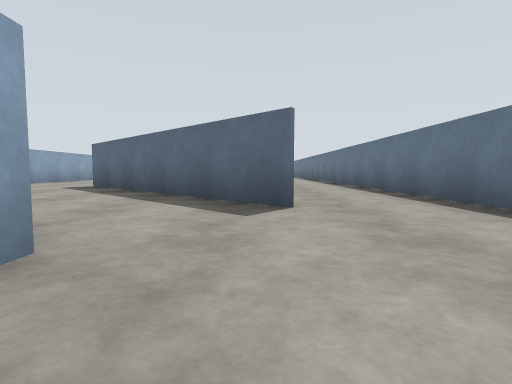
[1] (above)

24 first-person views from a walk through a robot-simulator world made for Gazebo. The camera is 0.94 m above the floor, tilts 4° down and sees 80° across. The floor is counted in squares, 2.5 m on a side. Each view is taken from the middle of a square. On the plan, view 1 faces up. The plan holds only what a view shows up to about 9 squares ahead; the rest is blank.

[2]
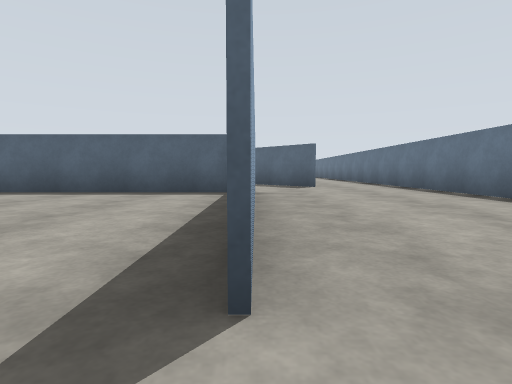

[3]
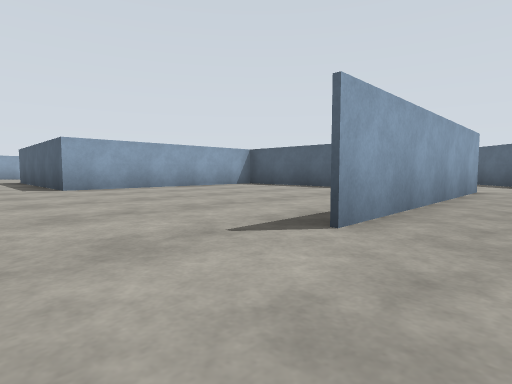

[4]
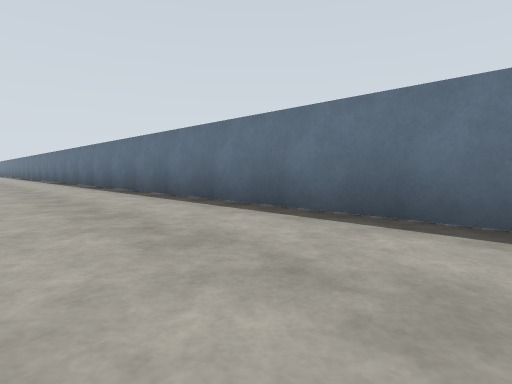

[5]
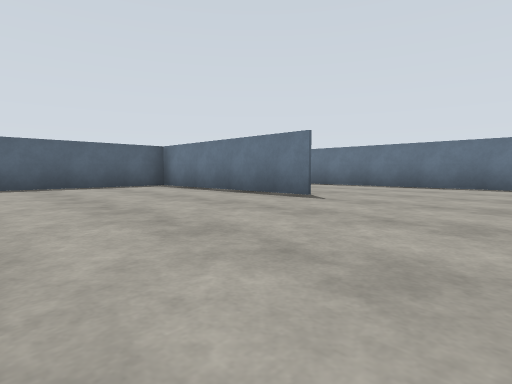

[6]
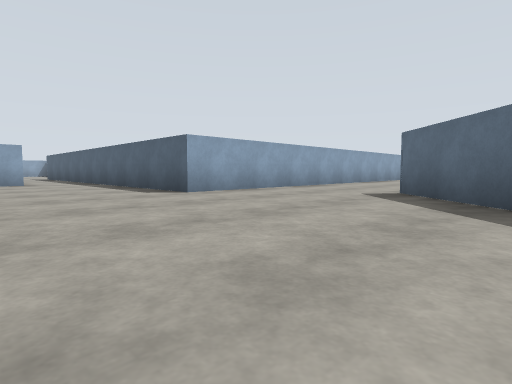

[7]
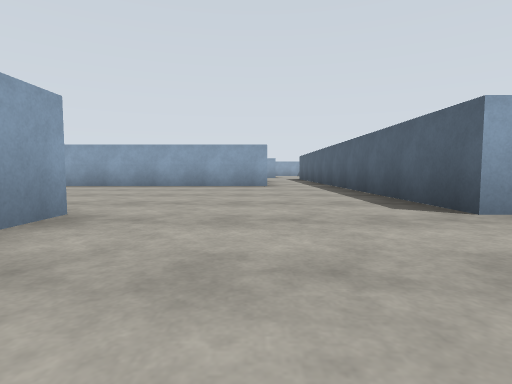

[8]
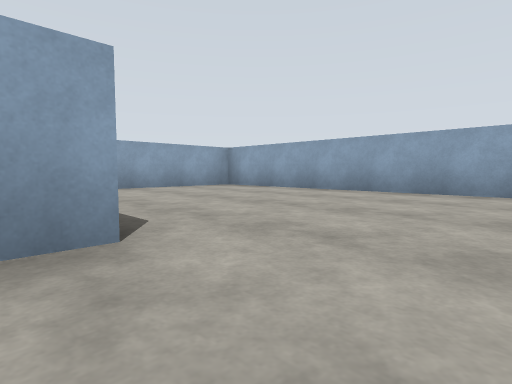

[9]
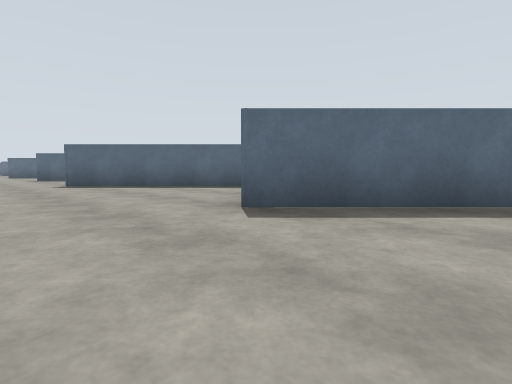

[10]
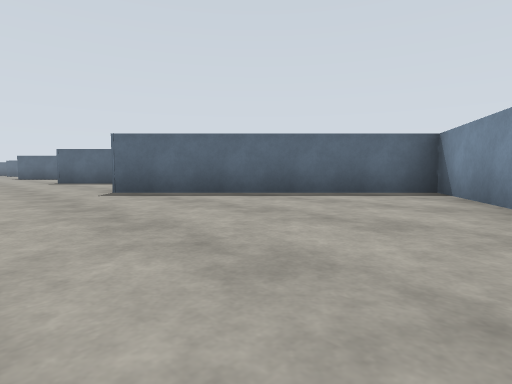

[11]
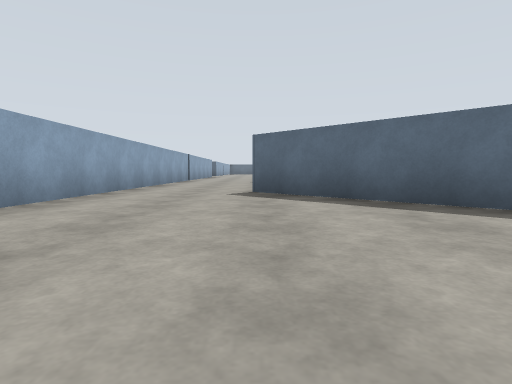

[12]
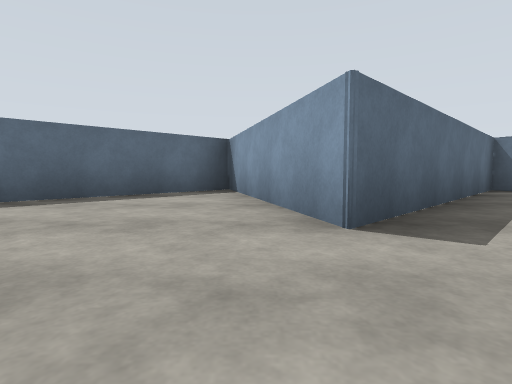

[13]
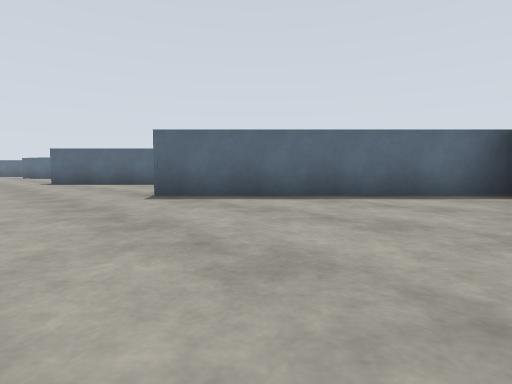

[14]
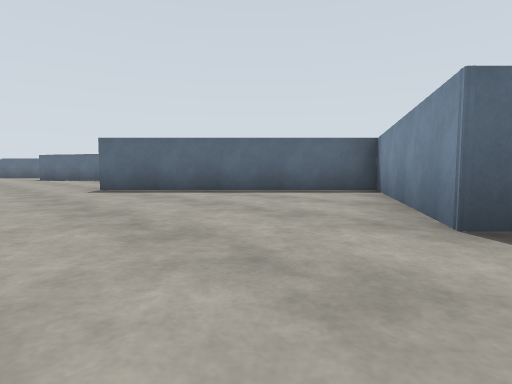

[15]
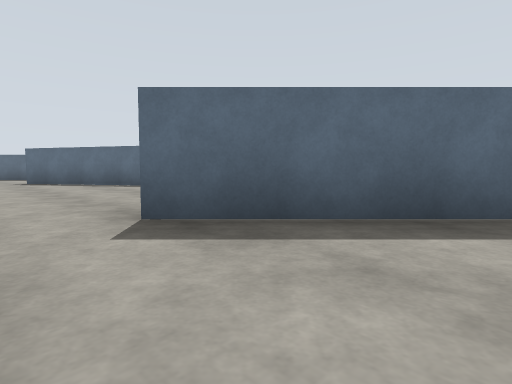

[16]
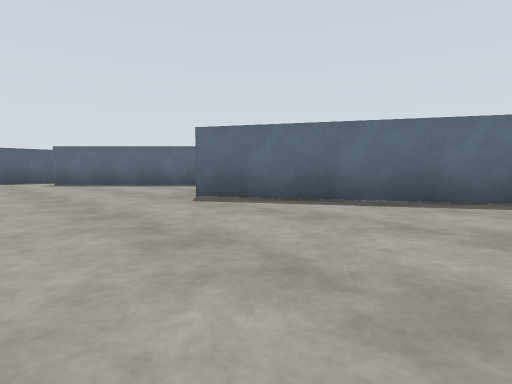

[17]
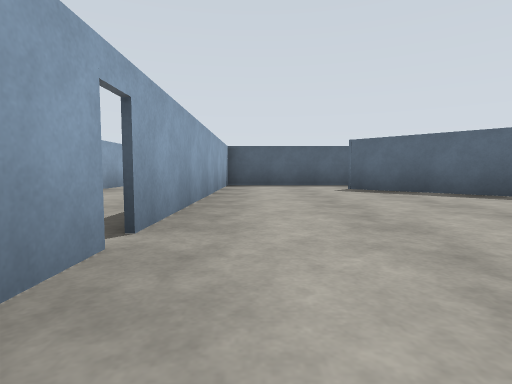

[18]
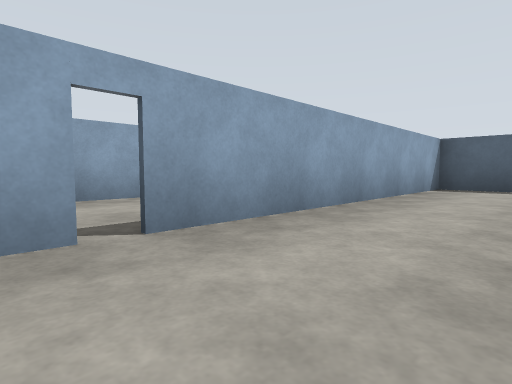

[19]
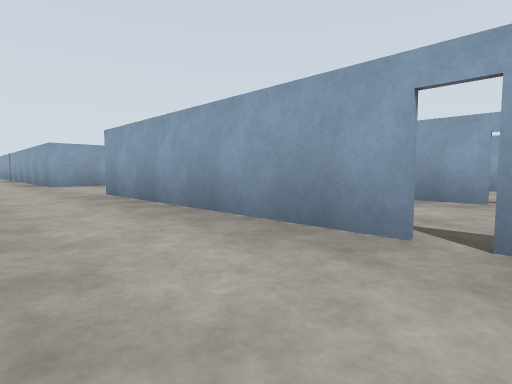

[20]
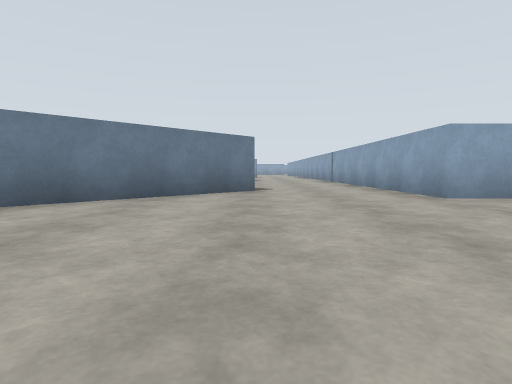

[21]
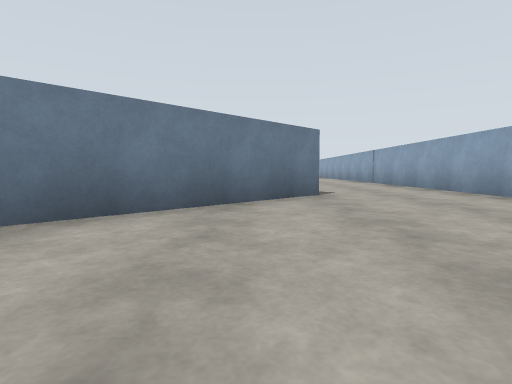

[22]
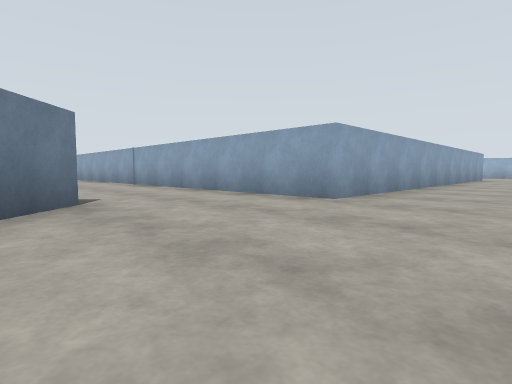

[23]
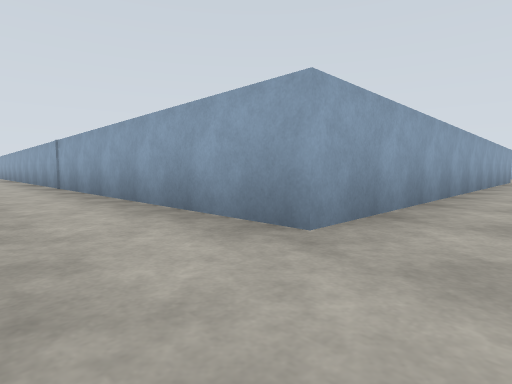

[24]
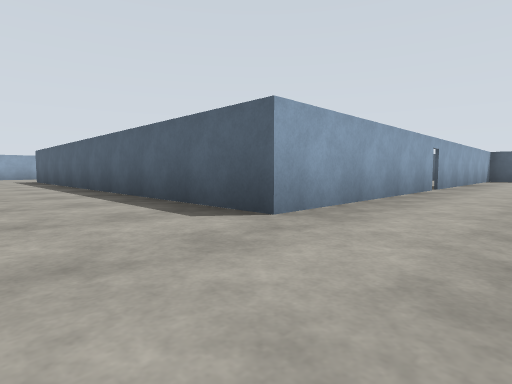

### Floor plan
Points are (right, up) in squares from view 1. A wall is a line through its corners. A room is listed if a view was taken in it or the views show most of it. See-through windows are left out.
Room 1 (views 1, 2, 3, 4, 5)
walls: (-1.1, -3.3) (-1.1, 1.3) (-6.7, 1.3) (-6.7, -3.5); (-1, 1.4) (-1, -3.3); (2.4, -6.9) (2.4, 4.6)
ways out: opening at (-0.5, 2.5) to room 2; opening at (1.5, 4)
Room 2 (views 6, 7, 8, 9, 10, 11, 12, 13)
walls: (-6.6, 1.4) (-5.9, 1.4); (-2.2, 8.3) (-0.1, 9.5) (-4.1, 13.4); (-6.7, 10.2) (-6.7, 4.9) (-10.6, 4.9); (-11.4, 3.4) (-11.4, -3.5) (-8.4, -3.5); (0.4, 3) (-3.9, 7.3); (-6.7, 14.5) (-6.7, 11)
ways out: opening at (-0.5, 2.5) to room 1; opening at (-5.5, 13.5) to room 3; opening at (-11, 4)
Room 3 (views 14, 15, 16, 17, 18, 19, 20, 21, 22, 23, 24)
walls: (-6.7, 25.9) (-6.7, 14.5); (-1.5, 29.4) (-3.5, 32.8); (-6.7, 33.5) (-6.7, 28.9); (-1.4, 35.6) (-4.2, 38.3); (-4.1, 13.4) (0.1, 14.5) (-3.8, 18.4) (-0.2, 20.5) (-4, 24.3) (-1.2, 27); (-3.5, 39.9) (-6.7, 39.9) (-6.7, 33.8)
ways out: opening at (-5.5, 13.5) to room 2; opening at (-6.5, 27.5); open door at (-7, 34)

Positions as (right, up) in squares from view 1, and headings:
1: (0, 0), facing up
2: (-1, -4), facing up
3: (0, -5), facing up-left
4: (0, -7), facing up-right
5: (-5, -6), facing up-right
6: (-2, 2), facing up-left
7: (-4, 3), facing left
8: (-6, 3), facing down-left
9: (-6, 5), facing up-right
10: (-6, 8), facing up-right
11: (-4, 8), facing up
12: (-6, 14), facing right
13: (-6, 14), facing up-right
14: (-6, 18), facing up-right
15: (-5, 22), facing up-right
16: (-6, 29), facing up-right
17: (-6, 32), facing up
18: (-5, 33), facing up-left
19: (-5, 34), facing down-left
20: (-4, 30), facing down
21: (-3, 29), facing down
22: (-3, 28), facing down-left
23: (-5, 27), facing down-left
24: (-5, 27), facing up-left
